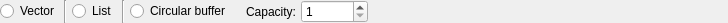
<?xml version="1.0" encoding="UTF-8"?>
<ui version="4.0">
 <class>CurveDataConfigWidget</class>
 <widget class="QWidget" name="CurveDataConfigWidget">
  <property name="geometry">
   <rect>
    <x>0</x>
    <y>0</y>
    <width>728</width>
    <height>23</height>
   </rect>
  </property>
  <property name="windowTitle">
   <string>Form</string>
  </property>
  <layout class="QGridLayout" name="gridLayout">
   <property name="horizontalSpacing">
    <number>5</number>
   </property>
   <property name="margin">
    <number>0</number>
   </property>
   <item row="0" column="5">
    <spacer name="horizontalSpacer_2">
     <property name="orientation">
      <enum>Qt::Horizontal</enum>
     </property>
     <property name="sizeType">
      <enum>QSizePolicy::Fixed</enum>
     </property>
     <property name="sizeHint" stdset="0">
      <size>
       <width>10</width>
       <height>20</height>
      </size>
     </property>
    </spacer>
   </item>
   <item row="0" column="2">
    <widget class="QRadioButton" name="radioButtonList">
     <property name="toolTip">
      <string>Curve data is stored in a list with unbound capacity</string>
     </property>
     <property name="text">
      <string>List</string>
     </property>
    </widget>
   </item>
   <item row="0" column="4">
    <widget class="QRadioButton" name="radioButtonCircularBuffer">
     <property name="toolTip">
      <string>Curve data is stored in a circular buffer with fixed capacity</string>
     </property>
     <property name="text">
      <string>Circular buffer</string>
     </property>
    </widget>
   </item>
   <item row="0" column="1">
    <widget class="Line" name="line">
     <property name="orientation">
      <enum>Qt::Vertical</enum>
     </property>
    </widget>
   </item>
   <item row="0" column="7">
    <widget class="QSpinBox" name="spinBoxCircularBufferCapacity">
     <property name="minimum">
      <number>1</number>
     </property>
     <property name="maximum">
      <number>999999999</number>
     </property>
    </widget>
   </item>
   <item row="0" column="6">
    <widget class="QLabel" name="label">
     <property name="text">
      <string>Capacity:</string>
     </property>
    </widget>
   </item>
   <item row="0" column="8">
    <spacer name="horizontalSpacer">
     <property name="orientation">
      <enum>Qt::Horizontal</enum>
     </property>
     <property name="sizeHint" stdset="0">
      <size>
       <width>40</width>
       <height>20</height>
      </size>
     </property>
    </spacer>
   </item>
   <item row="0" column="0">
    <widget class="QRadioButton" name="radioButtonVector">
     <property name="toolTip">
      <string>Curve data is stored in a vector with unbound capacity</string>
     </property>
     <property name="text">
      <string>Vector</string>
     </property>
    </widget>
   </item>
   <item row="0" column="3">
    <widget class="Line" name="line_2">
     <property name="orientation">
      <enum>Qt::Vertical</enum>
     </property>
    </widget>
   </item>
  </layout>
 </widget>
 <resources/>
 <connections/>
</ui>
